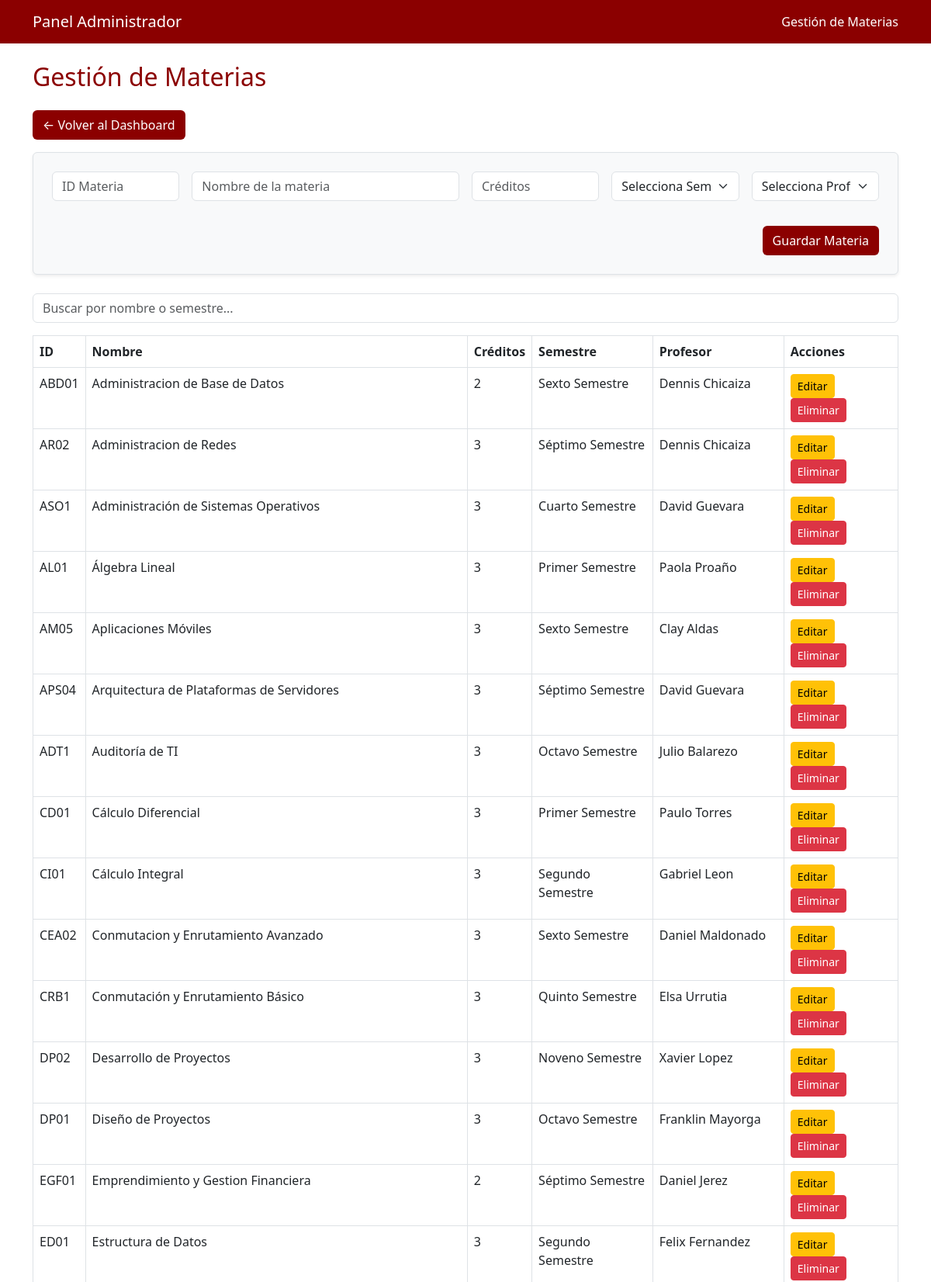
The page /app/vistas/admin/materias.php (signed in, upper part) on the database its author committed.
### tables this page shows
CREATE TABLE `materias` (
  `IdMateria` varchar(10) NOT NULL,
  `NombreMateria` varchar(100) DEFAULT NULL,
  `Creditos` int(11) DEFAULT NULL,
  `IdSemestre` int(11) DEFAULT NULL,
  `IdProfesor` varchar(10) DEFAULT NULL
);

CREATE TABLE `semestres` (
  `IdSemestre` int(11) NOT NULL,
  `NombreSemestre` varchar(50) DEFAULT NULL
);

CREATE TABLE `usuarios` (
  `Cedula` varchar(10) NOT NULL,
  `PrimerNombre` varchar(50) DEFAULT NULL,
  `SegundoNombre` varchar(50) DEFAULT NULL,
  `PrimerApellido` varchar(50) DEFAULT NULL,
  `SegundoApellido` varchar(50) DEFAULT NULL,
  `CorreoInstitucional` varchar(100) DEFAULT NULL,
  `Provincia` varchar(50) DEFAULT NULL,
  `Rol` varchar(20) DEFAULT NULL CHECK (`Rol` in ('ADMINISTRADOR','ESTUDIANTE','PROFESOR','SECRETARIA')),
  `Contrasena` varchar(100) NOT NULL
);

### app/vistas/admin/materias.php (the view, shortened to what this page needs)
<?php
require '../../config/conexion.php';
$filtro = $_GET['filtro'] ?? '';
$materiaEditar = null;
try {
    $sql = "SELECT m.*, s.NombreSemestre, u.PrimerNombre, u.PrimerApellido
            FROM Materias m
            JOIN Semestres s ON m.IdSemestre = s.IdSemestre
            JOIN Usuarios u ON m.IdProfesor = u.Cedula
            WHERE m.NombreMateria LIKE :filtro OR s.NombreSemestre LIKE :filtro
            ORDER BY m.NombreMateria ASC";
    $stmt = $conexion->prepare($sql);
    $stmt->execute(['filtro' => "%$filtro%"]);
    $materias = $stmt->fetchAll(PDO::FETCH_ASSOC);
} catch (PDOException $e) {
    die("Error en la base de datos: " . $e->getMessage());
} catch (Exception $e) {
    $error = urlencode($e->getMessage());
    header("Location: materias.php?error=$error");
    exit;
}
?>
<!DOCTYPE html>
<html lang="es">
<head>
    <link href="https://cdn.jsdelivr.net/npm/bootstrap@5.3.0/dist/css/bootstrap.min.css" rel="stylesheet">
</head>
<body>
<nav class="navbar navbar-expand-lg navbar-custom">
    <div class="container">
        <a class="navbar-brand" href="#">Panel Administrador</a>
        <span class="navbar-text">Gestión de Materias</span>
    </div>
</nav>
<div class="container mt-4">
    <h2 class="mb-4">Gestión de Materias</h2>
    <a href="../../dashboard.php" class="btn btn-azul mb-3">← Volver al Dashboard</a>
    <form action="procesar_materia.php" method="POST" class="border p-4 rounded bg-light shadow-sm mb-4">
        <div class="row g-3">
            <div class="col-md-2">
                <input type="text" name="id" class="form-control" placeholder="ID Materia" required value="<?= $materiaEditar['IdMateria'] ?? '' ?>" <?= $materiaEditar ? 'readonly' : '' ?>>
            </div>
            <div class="col-md-4">
                <input type="text" name="nombre" class="form-control" placeholder="Nombre de la materia" required value="<?= $materiaEditar['NombreMateria'] ?? '' ?>">
            </div>
            <div class="col-md-2">
                <input type="number" name="creditos" class="form-control" placeholder="Créditos" required value="<?= $materiaEditar['Creditos'] ?? '' ?>">
            </div>
            <div class="col-md-2">
                <select name="semestre" class="form-select" required>
                    <option value="">Selecciona Semestre</option>
                </select>
            </div>
            <div class="col-md-2">
                <select name="profesor" class="form-select" required>
                    <option value="">Selecciona Profesor</option>
                </select>
            </div>
            <div class="col-md-12 text-end">
                <button type="submit" class="btn btn-azul mt-3"><?= $materiaEditar ? 'Actualizar Materia' : 'Guardar Materia' ?></button>
            </div>
        </div>
    </form>
    <form method="GET" class="mb-3">
        <input type="text" name="filtro" class="form-control" placeholder="Buscar por nombre o semestre..." value="<?= htmlspecialchars($filtro) ?>">
    </form>
    <div class="table-responsive">
        <table class="table table-bordered table-hover shadow-sm">
            <thead>
                <tr>
                    <th>ID</th>
                    <th>Nombre</th>
                    <th>Créditos</th>
                    <th>Semestre</th>
                    <th>Profesor</th>
                    <th>Acciones</th>
                </tr>
            </thead>
            <tbody>
                <?php foreach ($materias as $m): ?>
                    <tr>
                        <td><?= $m['IdMateria'] ?></td>
                        <td><?= $m['NombreMateria'] ?></td>
                        <td><?= $m['Creditos'] ?></td>
                        <td><?= $m['NombreSemestre'] ?></td>
                        <td><?= $m['PrimerNombre'] . ' ' . $m['PrimerApellido'] ?></td>
                        <td>
                            <a href="materias.php?editar=<?= $m['IdMateria'] ?>" class="btn btn-warning btn-sm">Editar</a>
                            <a href="materias.php?eliminar=<?= $m['IdMateria'] ?>" class="btn btn-danger btn-sm" onclick="return confirm('¿Eliminar esta materia?')">Eliminar</a>
                        </td>
                    </tr>
                <?php endforeach; ?>
            </tbody>
        </table>
    </div>
</div>
</body>
</html>

### app/vistas/admin/materias.php (style rules this page uses)
body { background-color: #fff; }
.navbar-custom { background-color: #8B0000; }
.navbar-custom .navbar-brand, .navbar-custom .nav-link, .navbar-custom .navbar-text { color: #fff; }
.btn-azul { background-color: #8B0000; color: white; }
.table thead { background-color: #8B0000; color: white; }
h2 { color: #8B0000; }

### rows shown on the page
materias: IdMateria "ABD01", NombreMateria "Administracion de Base de Datos", Creditos "2", IdSemestre.NombreSemestre "Sexto Semestre", IdProfesor.PrimerNombre "Dennis", IdProfesor.PrimerApellido "Chicaiza"
materias: IdMateria "AR02", NombreMateria "Administracion de Redes", Creditos "3", IdSemestre.NombreSemestre "Séptimo Semestre", IdProfesor.PrimerNombre "Dennis", IdProfesor.PrimerApellido "Chicaiza"
materias: IdMateria "ASO1", NombreMateria "Administración de Sistemas Operativos", Creditos "3", IdSemestre.NombreSemestre "Cuarto Semestre", IdProfesor.PrimerNombre "David", IdProfesor.PrimerApellido "Guevara"
materias: IdMateria "AL01", NombreMateria "Álgebra Lineal", Creditos "3", IdSemestre.NombreSemestre "Primer Semestre", IdProfesor.PrimerNombre "Paola", IdProfesor.PrimerApellido "Proaño"
materias: IdMateria "AM05", NombreMateria "Aplicaciones Móviles", Creditos "3", IdSemestre.NombreSemestre "Sexto Semestre", IdProfesor.PrimerNombre "Clay", IdProfesor.PrimerApellido "Aldas"
materias: IdMateria "APS04", NombreMateria "Arquitectura de Plataformas de Servidores", Creditos "3", IdSemestre.NombreSemestre "Séptimo Semestre", IdProfesor.PrimerNombre "David", IdProfesor.PrimerApellido "Guevara"
materias: IdMateria "ADT1", NombreMateria "Auditoría de TI", Creditos "3", IdSemestre.NombreSemestre "Octavo Semestre", IdProfesor.PrimerNombre "Julio", IdProfesor.PrimerApellido "Balarezo"
materias: IdMateria "CD01", NombreMateria "Cálculo Diferencial", Creditos "3", IdSemestre.NombreSemestre "Primer Semestre", IdProfesor.PrimerNombre "Paulo", IdProfesor.PrimerApellido "Torres"
materias: IdMateria "CI01", NombreMateria "Cálculo Integral", Creditos "3", IdSemestre.NombreSemestre "Segundo Semestre", IdProfesor.PrimerNombre "Gabriel", IdProfesor.PrimerApellido "Leon"
materias: IdMateria "CEA02", NombreMateria "Conmutacion y Enrutamiento Avanzado", Creditos "3", IdSemestre.NombreSemestre "Sexto Semestre", IdProfesor.PrimerNombre "Daniel", IdProfesor.PrimerApellido "Maldonado"
materias: IdMateria "CRB1", NombreMateria "Conmutación y Enrutamiento Básico", Creditos "3", IdSemestre.NombreSemestre "Quinto Semestre", IdProfesor.PrimerNombre "Elsa", IdProfesor.PrimerApellido "Urrutia"
materias: IdMateria "DP02", NombreMateria "Desarrollo de Proyectos", Creditos "3", IdSemestre.NombreSemestre "Noveno Semestre", IdProfesor.PrimerNombre "Xavier", IdProfesor.PrimerApellido "Lopez"
materias: IdMateria "DP01", NombreMateria "Diseño de Proyectos", Creditos "3", IdSemestre.NombreSemestre "Octavo Semestre", IdProfesor.PrimerNombre "Franklin", IdProfesor.PrimerApellido "Mayorga"
materias: IdMateria "EGF01", NombreMateria "Emprendimiento y Gestion Financiera", Creditos "2", IdSemestre.NombreSemestre "Séptimo Semestre", IdProfesor.PrimerNombre "Daniel", IdProfesor.PrimerApellido "Jerez"
materias: IdMateria "ED01", NombreMateria "Estructura de Datos", Creditos "3", IdSemestre.NombreSemestre "Segundo Semestre", IdProfesor.PrimerNombre "Felix", IdProfesor.PrimerApellido "Fernandez"
